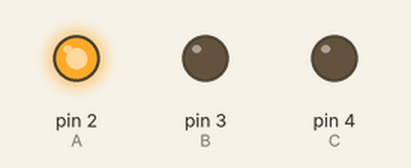
Bench run of a sketch on a simulated Arduino Uno, built with avr-gcc and run on an emulated ATmega328P. Parts: output pins drawn as LEDs (lit = HIGH).

Above: at 0.5 s.
At 2.5 s:
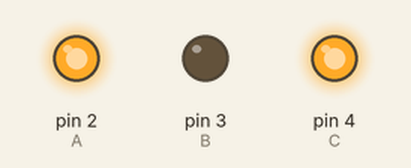
At 3.5 s:
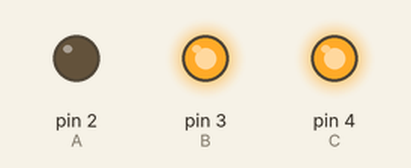
At 4.5 s:
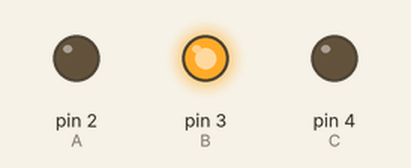
At 8.5 s:
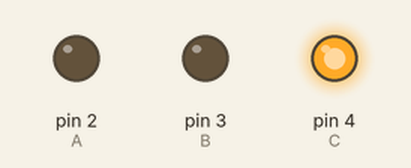
Timing chart, 0 to 9.1 s (numbered marks = the images above):
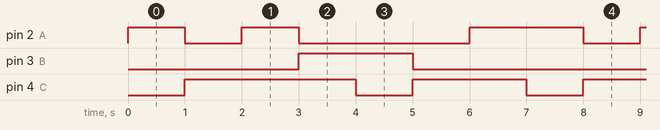

Measured:
- by itself, pin 2 (A): repeats every 7.0 s: LOW 1.0 s, HIGH 1.0 s, LOW 3.0 s, HIGH 2.0 s
- by itself, pin 3 (B): alternates HIGH for 2.0 s and LOW for 5.0 s
- by itself, pin 4 (C): repeats every 7.0 s: LOW 1.0 s, HIGH 2.0 s, LOW 1.0 s, HIGH 3.0 s

The sketch:

sketch_feb26a-charlietest.ino
```cpp
// (licence header left out)
int A = 2;
int B = 3;
int C = 4;

int delayVar = 1000;

void setup() {
  pinMode(A, OUTPUT);
  pinMode(B, OUTPUT);
  pinMode(C, OUTPUT);
}

void loop() {
  pinMode(A, OUTPUT);
  pinMode(B, INPUT);  // changed to input to trigger tri state.
  pinMode(C, OUTPUT);

  digitalWrite(A, HIGH);
  digitalWrite(C, LOW);
  delay(delayVar);

  pinMode(A, OUTPUT);
  pinMode(B, INPUT);  // changed to input to trigger tri state.
  pinMode(C, OUTPUT);

  digitalWrite(A, LOW);
  digitalWrite(C, HIGH);
  delay(delayVar);

  pinMode(A, OUTPUT);
  pinMode(B, OUTPUT);
  pinMode(C, INPUT);

  digitalWrite(A, HIGH);
  digitalWrite(B, LOW);
  delay(delayVar);

  pinMode(A, OUTPUT);
  pinMode(B, OUTPUT);
  pinMode(C, INPUT);

  digitalWrite(A, LOW);
  digitalWrite(B, HIGH);
  delay(delayVar);

  pinMode(A, INPUT);
  pinMode(B, OUTPUT);
  pinMode(C, OUTPUT);

  digitalWrite(B, HIGH);
  digitalWrite(C, LOW);
  delay(delayVar);

  pinMode(A, INPUT);
  pinMode(B, OUTPUT);
  pinMode(C, OUTPUT);

  digitalWrite(B, LOW);
  digitalWrite(C, HIGH);
  delay(delayVar);

  pinMode(A, OUTPUT);
  pinMode(B, OUTPUT);
  pinMode(C, INPUT);

  digitalWrite(A, HIGH);
  digitalWrite(B, LOW);
  delay(delayVar);
}
```
